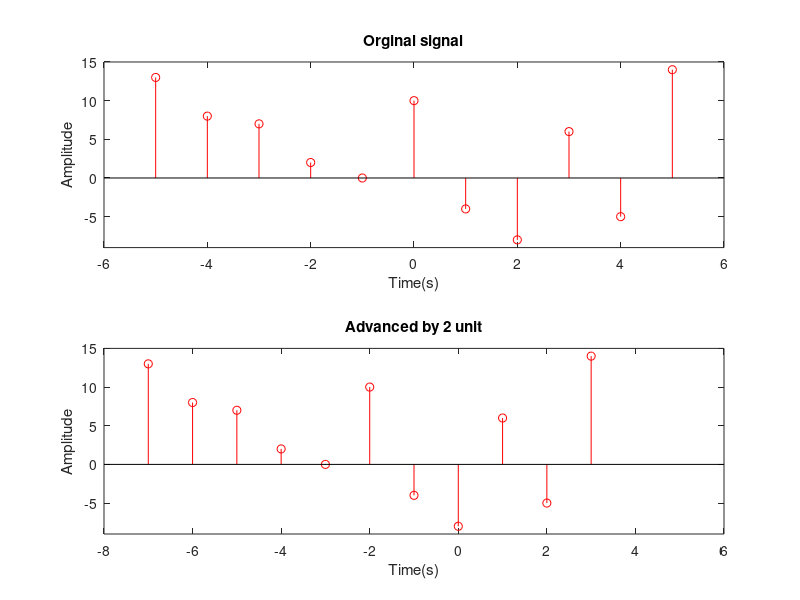

This figure's MATLAB source:
clear all;
close all;
clc;

x = [13, 8, 7, 2, 0, 10, -4, -8, 6, -5, 14];
n = -5 : 1 : 5;

subplot(2, 1, 1);
stem(n, x, 'r');
xlabel('Time(s)');
ylabel('Amplitude');
title('Orginal signal');
xlim([-6, 6]);
ylim([-9, 15]);


n2 = n - 2;

subplot(2, 1, 2);
stem(n2, x, 'r');
xlabel('Time(s)');
ylabel('Amplitude');
title('Advanced by 2 unit');
xlim([-8, 6]);
ylim([-9, 15]);